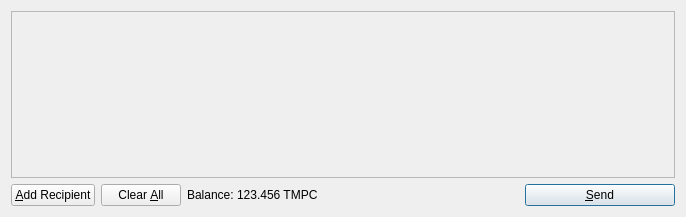
<?xml version="1.0" encoding="UTF-8"?>
<ui version="4.0">
 <class>SendCoinsDialog</class>
 <widget class="QDialog" name="SendCoinsDialog">
  <property name="geometry">
   <rect>
    <x>0</x>
    <y>0</y>
    <width>686</width>
    <height>217</height>
   </rect>
  </property>
  <property name="windowTitle">
   <string>Send Coins</string>
  </property>
  <layout class="QVBoxLayout" name="verticalLayout">
   <item>
    <widget class="QScrollArea" name="scrollArea">
     <property name="widgetResizable">
      <bool>true</bool>
     </property>
     <widget class="QWidget" name="scrollAreaWidgetContents">
      <property name="geometry">
       <rect>
        <x>0</x>
        <y>0</y>
        <width>666</width>
        <height>165</height>
       </rect>
      </property>
      <layout class="QVBoxLayout" name="verticalLayout_2">
       <property name="margin">
        <number>0</number>
       </property>
       <item>
        <layout class="QVBoxLayout" name="entries">
         <property name="spacing">
          <number>6</number>
         </property>
        </layout>
       </item>
       <item>
        <spacer name="verticalSpacer">
         <property name="orientation">
          <enum>Qt::Vertical</enum>
         </property>
         <property name="sizeHint" stdset="0">
          <size>
           <width>20</width>
           <height>40</height>
          </size>
         </property>
        </spacer>
       </item>
      </layout>
     </widget>
    </widget>
   </item>
   <item>
    <layout class="QHBoxLayout" name="horizontalLayout">
     <item>
      <widget class="QPushButton" name="addButton">
       <property name="toolTip">
        <string>Send to multiple recipients at once</string>
       </property>
       <property name="text">
        <string>&amp;Add Recipient</string>
       </property>
       <property name="icon">
        <iconset resource="../bitcoin.qrc">
         <normaloff>:/icons/add</normaloff>:/icons/add</iconset>
       </property>
       <property name="autoDefault">
        <bool>false</bool>
       </property>
      </widget>
     </item>
     <item>
      <widget class="QPushButton" name="clearButton">
       <property name="sizePolicy">
        <sizepolicy hsizetype="Minimum" vsizetype="Fixed">
         <horstretch>0</horstretch>
         <verstretch>0</verstretch>
        </sizepolicy>
       </property>
       <property name="toolTip">
        <string>Remove all transaction fields</string>
       </property>
       <property name="text">
        <string>Clear &amp;All</string>
       </property>
       <property name="icon">
        <iconset resource="../bitcoin.qrc">
         <normaloff>:/icons/remove</normaloff>:/icons/remove</iconset>
       </property>
       <property name="autoRepeatDelay">
        <number>300</number>
       </property>
       <property name="autoDefault">
        <bool>false</bool>
       </property>
      </widget>
     </item>
     <item>
      <layout class="QHBoxLayout" name="horizontalLayout_2">
       <property name="spacing">
        <number>3</number>
       </property>
       <item>
        <widget class="QLabel" name="label">
         <property name="text">
          <string>Balance:</string>
         </property>
        </widget>
       </item>
       <item>
        <widget class="QLabel" name="labelBalance">
         <property name="cursor">
          <cursorShape>IBeamCursor</cursorShape>
         </property>
         <property name="text">
          <string>123.456 TMPC</string>
         </property>
         <property name="textInteractionFlags">
          <set>Qt::LinksAccessibleByMouse|Qt::TextSelectableByKeyboard|Qt::TextSelectableByMouse</set>
         </property>
        </widget>
       </item>
      </layout>
     </item>
     <item>
      <spacer name="horizontalSpacer">
       <property name="orientation">
        <enum>Qt::Horizontal</enum>
       </property>
       <property name="sizeHint" stdset="0">
        <size>
         <width>40</width>
         <height>20</height>
        </size>
       </property>
      </spacer>
     </item>
     <item>
      <widget class="QPushButton" name="sendButton">
       <property name="minimumSize">
        <size>
         <width>150</width>
         <height>0</height>
        </size>
       </property>
       <property name="toolTip">
        <string>Confirm the send action</string>
       </property>
       <property name="text">
        <string>&amp;Send</string>
       </property>
       <property name="icon">
        <iconset resource="../bitcoin.qrc">
         <normaloff>:/icons/send</normaloff>:/icons/send</iconset>
       </property>
       <property name="default">
        <bool>true</bool>
       </property>
      </widget>
     </item>
    </layout>
   </item>
  </layout>
 </widget>
 <resources>
  <include location="../bitcoin.qrc"/>
 </resources>
 <connections/>
</ui>
